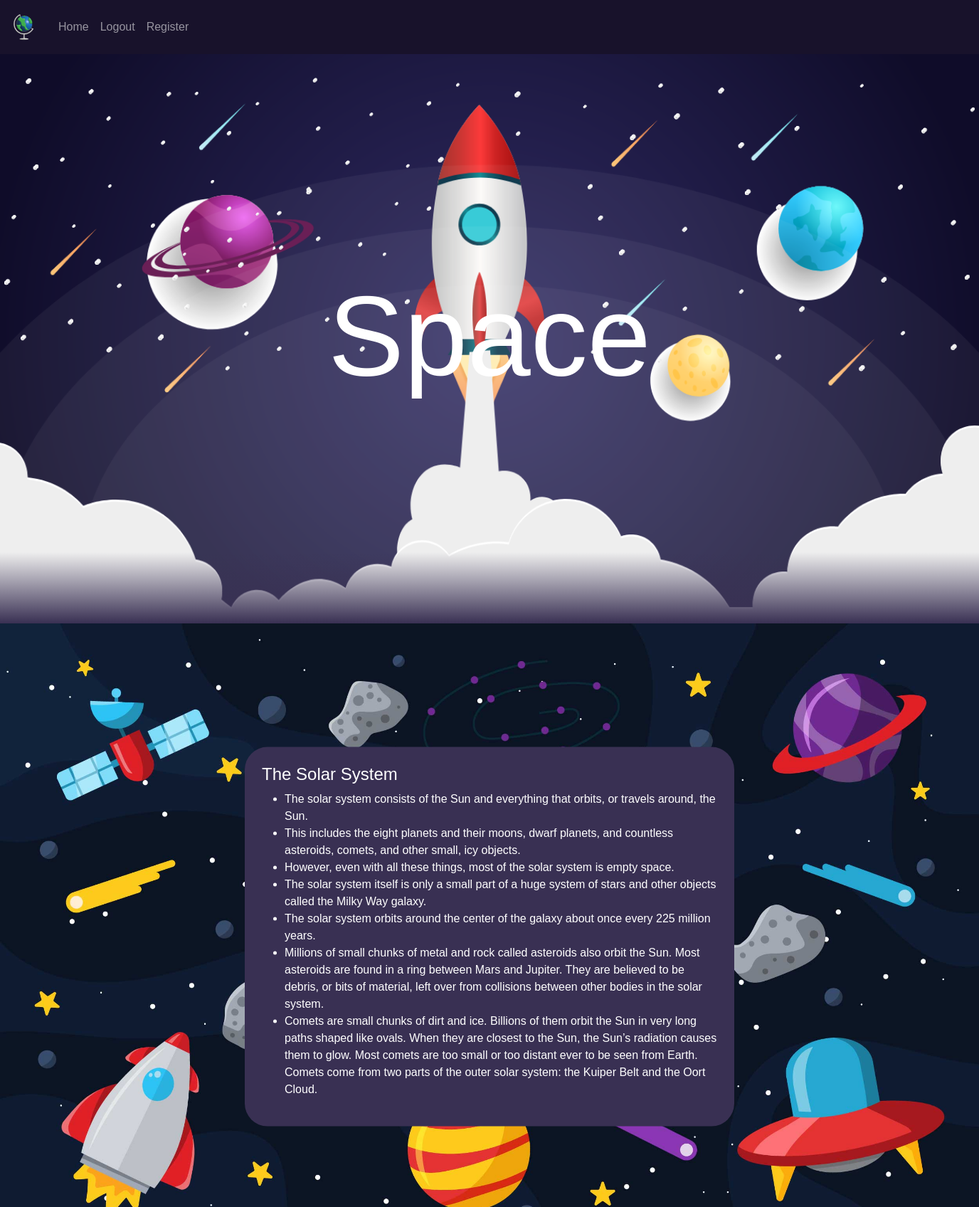
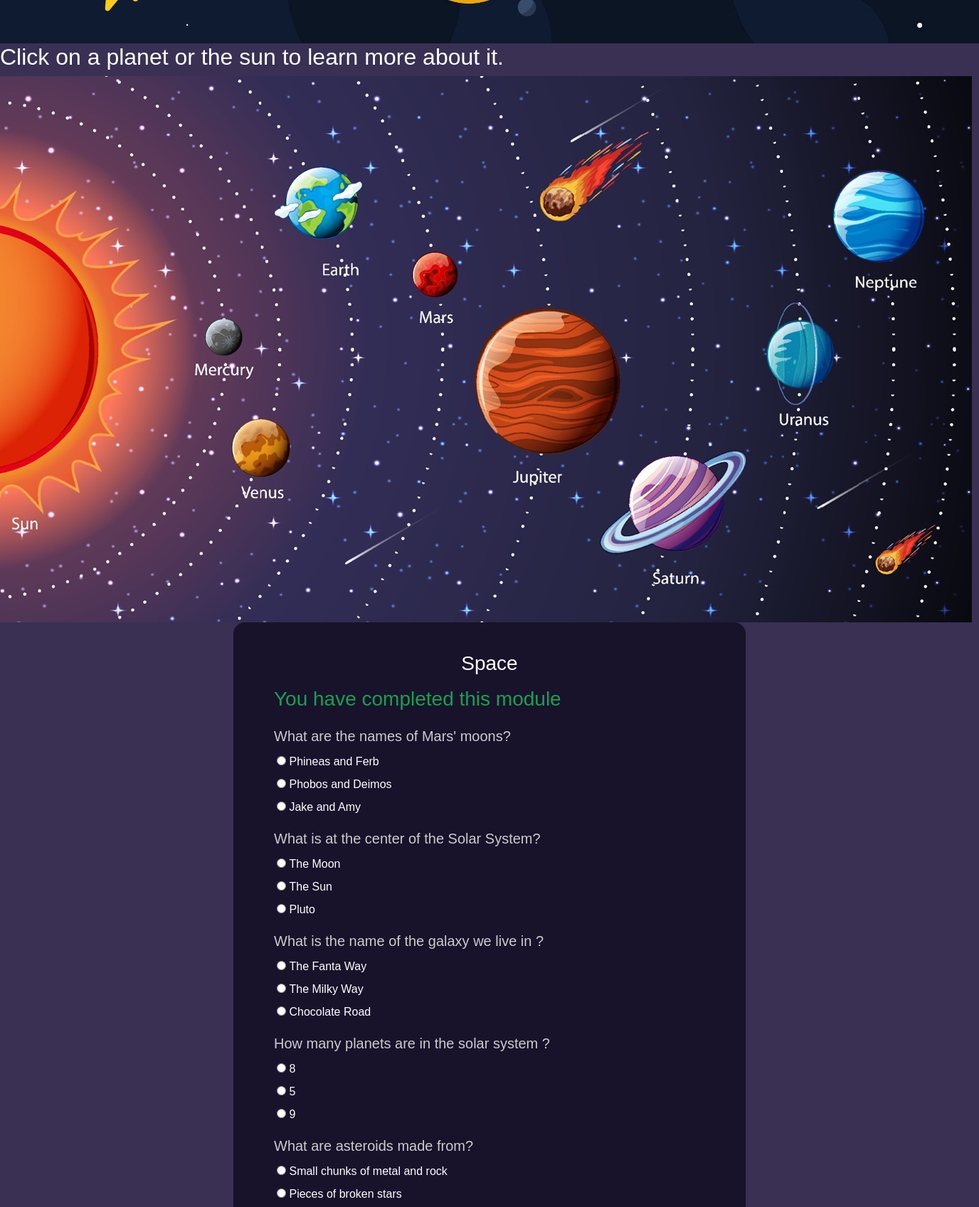
/2/ (signed in, upper part), run on the app's committed database (2 pictures, top to bottom).
### quiz/models.py (models this page shows, shortened)
class Quiz(models.Model):
    name = models.CharField(max_length=200)
    required_score_to_pass = models.IntegerField(help_text="Score to pass in %")
    pub_date = models.DateTimeField('date published')
    class Meta:
        verbose_name_plural = 'Quizes'

class Result(models.Model):
    quiz = models.ForeignKey(Quiz, on_delete=models.CASCADE)
    user = models.ForeignKey(User, on_delete=models.CASCADE)
    passed = models.BooleanField(default=False)
    score_in_percentage = models.IntegerField(default=0)

class Question(models.Model):
    quiz = models.ForeignKey(Quiz, on_delete=models.CASCADE)
    question_text = models.CharField(max_length=200)

class Option(models.Model):
    question = models.ForeignKey(Question, on_delete=models.CASCADE)
    option_text = models.CharField(max_length=200)
    correct_answer = models.BooleanField(default=False)

### quiz/views.py (the view)
# urls.py: path('<int:quiz_id>/', views.topic, name='topic'),
def topic(request, quiz_id):
    quiz = get_object_or_404(Quiz, pk=quiz_id)
    user = request.user
    results = Result.objects.filter(quiz=quiz_id, user=user)
    return render(request, 'quiz/topic.html', {'quiz': quiz, 'results': results})

### quiz/templates/quiz/topic.html (shortened to what this page needs)
{% extends "quiz/base.html" %}
{% load static %}
{% block content %}
    {% if quiz.name == 'The Rainforest' %}
        {% include 'quiz/rainforest.html' %}
    {% elif quiz.name == 'Space' %}
        {% include 'quiz/space.html' %}
    {% elif quiz.name == 'The Arctic'%}
        {% include 'quiz/arctic.html' %}
    {% endif %}
    {% if quiz.question_set.all %}
    <div class="quiz-form">
        <form action="{% url 'quiz:results' quiz.id %}" method="post" class="p-3">
            <h3 class="card-title text-center">{{quiz.name}}</h3>
            <div class="card-body p-3">
                {% for r in results %}
                    {% if r.passed %}
                        <h3 style="color:#17A151">You have completed this module</h3>
                    {% endif %}
                {% endfor %}
                {% for question in quiz.question_set.all %}
                    <h5 class="pt-3" style="color:#ccc;"> {{question.question_text}} </h5>
                        {% for option in question.option_set.all %}
                            <div class="p-1">
                            <input type="radio" name="{{ question.id }}" id="{{question.id}}-option{{ forloop.counter }}" value="{{ option.correct_answer }}">
                            <label for="{{question.id}}-option{{ forloop.counter }}">{{ option.option_text }}</label><br>
                            </div>
                        {% endfor %}
                {% endfor %}
            </div>
        </form>
    </div>
    {% endif %}
{% endblock %}

### quiz/static/stylesheet.css (style rules this page uses)
:root { --primary-bg-color: #393053; --secondary-bg-color: #18122B; --primary-btn-color: #1E90FF; --secondary-btn-color: #17A151; --primary-text-color: #ffffff; --secondary-text-color: #18122B; }
body { font-family: 'Poppins', sans-serif; background-color: var(--primary-bg-color); color: var(--primary-text-color) !important; }
.quiz-form { padding: 25px; width: 720px; background-color: var(--secondary-bg-color); border-radius: 16px; display: flex; justify-content: center; align-items: center; margin: auto; }

### data on the page
Quiz: name "Space"
Result: passed "You have completed this module"
Question: question_text "What are the names of Mars' moons?"
Option: option_text "Phineas and Ferb"
Option: option_text "Phobos and Deimos"
Option: option_text "Jake and Amy"
Question: question_text "What is at the center of the Solar System?"
Option: option_text "The Moon"
Option: option_text "The Sun"
Option: option_text "Pluto"
Question: question_text "What is the name of the galaxy we live in ?"
Option: option_text "The Fanta Way"
Option: option_text "The Milky Way"
Option: option_text "Chocolate Road"
Question: question_text "How many planets are in the solar system ?"
Option: option_text "8"
Option: option_text "5"
Option: option_text "9"
Question: question_text "What are asteroids made from?"
Option: option_text "Small chunks of metal and rock"
Option: option_text "Pieces of broken stars"
